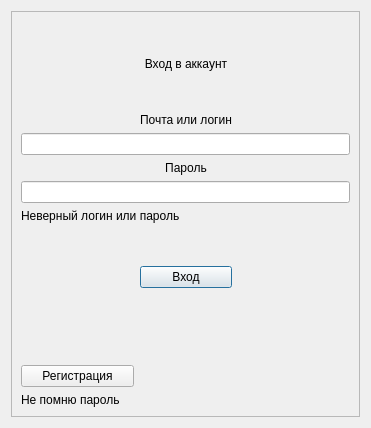
<?xml version="1.0" encoding="UTF-8"?>
<ui version="4.0">
 <class>LoginAccountForm</class>
 <widget class="QDialog" name="LoginAccountForm">
  <property name="geometry">
   <rect>
    <x>0</x>
    <y>0</y>
    <width>371</width>
    <height>428</height>
   </rect>
  </property>
  <property name="windowTitle">
   <string>Dialog</string>
  </property>
  <layout class="QGridLayout" name="gridLayout">
   <item row="0" column="0">
    <widget class="QFrame" name="frame">
     <property name="frameShape">
      <enum>QFrame::StyledPanel</enum>
     </property>
     <property name="frameShadow">
      <enum>QFrame::Raised</enum>
     </property>
     <layout class="QGridLayout" name="gridLayout_2">
      <item row="8" column="1">
       <spacer name="verticalSpacer_3">
        <property name="orientation">
         <enum>Qt::Vertical</enum>
        </property>
        <property name="sizeHint" stdset="0">
         <size>
          <width>20</width>
          <height>40</height>
         </size>
        </property>
       </spacer>
      </item>
      <item row="0" column="1">
       <spacer name="verticalSpacer_4">
        <property name="orientation">
         <enum>Qt::Vertical</enum>
        </property>
        <property name="sizeHint" stdset="0">
         <size>
          <width>20</width>
          <height>40</height>
         </size>
        </property>
       </spacer>
      </item>
      <item row="8" column="0">
       <spacer name="horizontalSpacer">
        <property name="orientation">
         <enum>Qt::Horizontal</enum>
        </property>
        <property name="sizeHint" stdset="0">
         <size>
          <width>40</width>
          <height>20</height>
         </size>
        </property>
       </spacer>
      </item>
      <item row="1" column="1">
       <widget class="QLabel" name="label_login_account">
        <property name="text">
         <string>Вход в аккаунт</string>
        </property>
        <property name="alignment">
         <set>Qt::AlignCenter</set>
        </property>
       </widget>
      </item>
      <item row="5" column="1">
       <widget class="QLabel" name="label_password">
        <property name="text">
         <string>Пароль</string>
        </property>
        <property name="alignment">
         <set>Qt::AlignCenter</set>
        </property>
       </widget>
      </item>
      <item row="13" column="0">
       <widget class="ClickableLabel" name="label_remember_password">
        <property name="text">
         <string>Не помню пароль</string>
        </property>
       </widget>
      </item>
      <item row="3" column="1">
       <widget class="QLabel" name="label_login">
        <property name="text">
         <string>Почта или логин</string>
        </property>
        <property name="alignment">
         <set>Qt::AlignCenter</set>
        </property>
       </widget>
      </item>
      <item row="2" column="1">
       <spacer name="verticalSpacer">
        <property name="orientation">
         <enum>Qt::Vertical</enum>
        </property>
        <property name="sizeHint" stdset="0">
         <size>
          <width>20</width>
          <height>40</height>
         </size>
        </property>
       </spacer>
      </item>
      <item row="10" column="1">
       <widget class="QPushButton" name="pushButton_login">
        <property name="text">
         <string>Вход</string>
        </property>
       </widget>
      </item>
      <item row="6" column="0" colspan="3">
       <widget class="QLineEdit" name="lineEdit_password">
        <property name="echoMode">
         <enum>QLineEdit::Password</enum>
        </property>
       </widget>
      </item>
      <item row="12" column="0">
       <widget class="QPushButton" name="pushButton_registration">
        <property name="text">
         <string>Регистрация</string>
        </property>
       </widget>
      </item>
      <item row="8" column="2">
       <spacer name="horizontalSpacer_2">
        <property name="orientation">
         <enum>Qt::Horizontal</enum>
        </property>
        <property name="sizeHint" stdset="0">
         <size>
          <width>40</width>
          <height>20</height>
         </size>
        </property>
       </spacer>
      </item>
      <item row="4" column="0" colspan="3">
       <widget class="QLineEdit" name="lineEdit_login"/>
      </item>
      <item row="11" column="1">
       <spacer name="verticalSpacer_2">
        <property name="orientation">
         <enum>Qt::Vertical</enum>
        </property>
        <property name="sizeHint" stdset="0">
         <size>
          <width>20</width>
          <height>75</height>
         </size>
        </property>
       </spacer>
      </item>
      <item row="7" column="0" colspan="3">
       <widget class="QLabel" name="label_wrong_password">
        <property name="text">
         <string>Неверный логин или пароль</string>
        </property>
       </widget>
      </item>
     </layout>
    </widget>
   </item>
  </layout>
 </widget>
 <customwidgets>
  <customwidget>
   <class>ClickableLabel</class>
   <extends>QLabel</extends>
   <header>../../../QObjects/clickablelabel.h</header>
  </customwidget>
 </customwidgets>
 <resources/>
 <connections/>
</ui>
